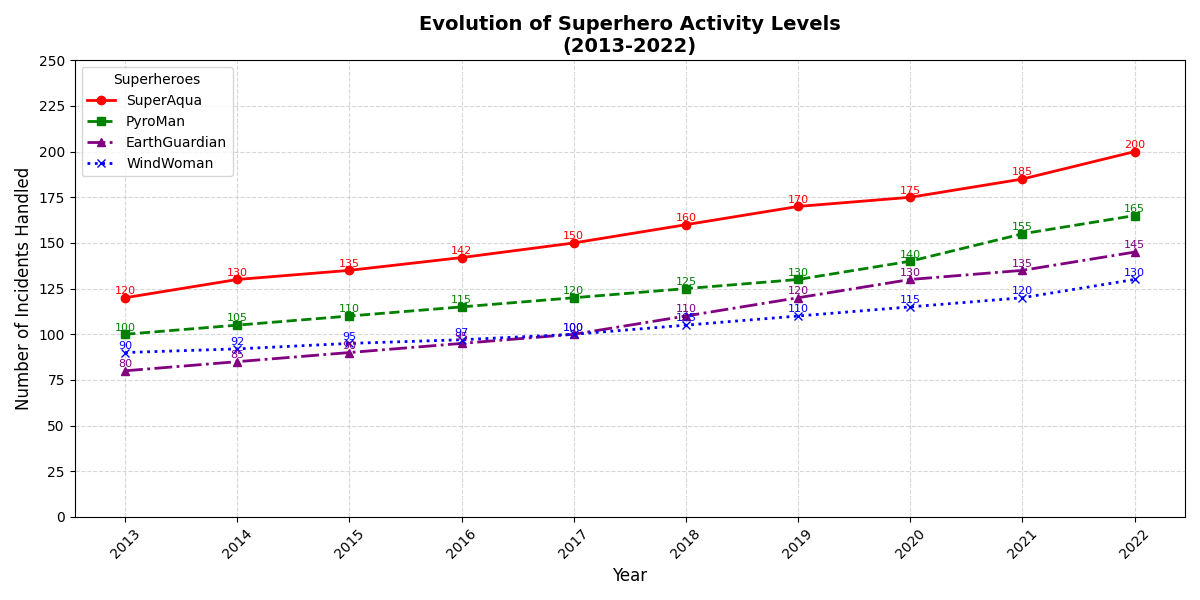

Recreate this plot in Python.
import matplotlib.pyplot as plt
import numpy as np

# Define years
years = np.array(list(range(2013, 2023)))

# Heroic activities data (in number of incidents handled)
superaqua_activities = np.array([120, 130, 135, 142, 150, 160, 170, 175, 185, 200])
pyroman_activities = np.array([100, 105, 110, 115, 120, 125, 130, 140, 155, 165])
earthguardian_activities = np.array([80, 85, 90, 95, 100, 110, 120, 130, 135, 145])
windwoman_activities = np.array([90, 92, 95, 97, 100, 105, 110, 115, 120, 130])

# Create the plot
plt.figure(figsize=(12, 6))

# Plot each superhero's activities with distinct line styles and markers (shuffled colors)
plt.plot(years, superaqua_activities, marker='o', linestyle='-', color='red', linewidth=2, label='SuperAqua')
plt.plot(years, pyroman_activities, marker='s', linestyle='--', color='green', linewidth=2, label='PyroMan')
plt.plot(years, earthguardian_activities, marker='^', linestyle='-.', color='purple', linewidth=2, label='EarthGuardian')
plt.plot(years, windwoman_activities, marker='x', linestyle=':', color='blue', linewidth=2, label='WindWoman')

# Annotate data points for clarity (updated colors)
for (x, y) in zip(years, superaqua_activities):
    plt.text(x, y + 2, f'{y}', color='red', fontsize=8, ha='center')

for (x, y) in zip(years, pyroman_activities):
    plt.text(x, y + 2, f'{y}', color='green', fontsize=8, ha='center')

for (x, y) in zip(years, earthguardian_activities):
    plt.text(x, y + 2, f'{y}', color='purple', fontsize=8, ha='center')

for (x, y) in zip(years, windwoman_activities):
    plt.text(x, y + 2, f'{y}', color='blue', fontsize=8, ha='center')

# Title and labels
plt.title('Evolution of Superhero Activity Levels\n(2013-2022)', fontsize=14, fontweight='bold', ha='center')
plt.xlabel('Year', fontsize=12)
plt.ylabel('Number of Incidents Handled', fontsize=12)

# Customize ticks
plt.xticks(years, rotation=45)
plt.yticks(range(0, 251, 25))

# Add a legend
plt.legend(title='Superheroes', fontsize=10, loc='upper left')

# Grid lines for better readability
plt.grid(True, linestyle='--', alpha=0.5)

# Automatically adjust layout to prevent overlap
plt.tight_layout()

# Show the plot
plt.show()
